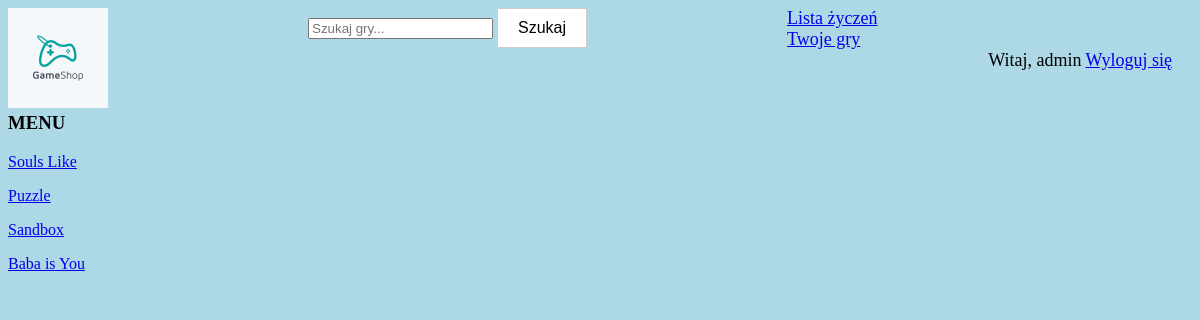
Before: /gatunek/3/ (signed in) with the older database file.
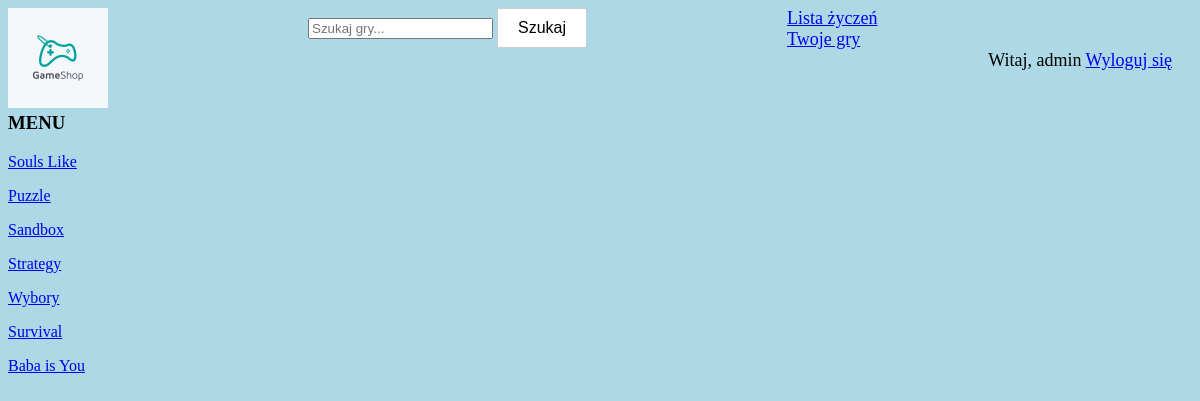
After: the same page with the newer database file.
### Gry/models.py (models this page shows, shortened)
class Gatunek(models.Model):
    nazwa = models.CharField(max_length=100)
    class Meta:
        verbose_name = "Gatunek"
        verbose_name_plural = "Gatunki"

class Gry(models.Model):
    nazwa = models.CharField(max_length=100)
    opis = models.TextField(blank=True)
    cena = models.DecimalField(max_digits=12, decimal_places=2)
    producent = models.ForeignKey(Producent, on_delete=models.CASCADE, null=True)
    gatunek = models.ForeignKey(Gatunek, on_delete=models.CASCADE, null=True)
    zdjecie = models.ImageField(upload_to='', default='temp.jfif')
    class Meta:
        verbose_name = "Gra"
        verbose_name_plural = "Gry"

### Gry/views.py (the view)
# urls.py: path('gatunek/<id>/', gatunek, name='gatunek'),
@login_required(login_url='login')
def gatunek(request, id):
    gatunek_user = Gatunek.objects.get(pk=id)
    gatunek_gra = Gry.objects.filter(gatunek=gatunek_user)
    gatunki = Gatunek.objects.all()
    dane = {'gatunek_user': gatunek_user,
            'gatunek_gra': gatunek_gra,
            'gatunki': gatunki}
    return render(request, 'gatunek_gra.html', dane)

### Gry/templates/gatunek_gra.html (shortened to what this page needs)
    {% extends 'szablon.html' %}
    {% block gra %}
      {% if gatunek_gra %}
        {% for gra in gatunek_gra %}
        <p><a href="/gra/{{ gra.id }}"> {{ gra.nazwa }}</a></p>
        {% endfor %}
      {% endif %}
    {% endblock gra %}

### Gry/templates/szablon.html (shortened to what this page needs)
<!DOCTYPE html>
<html lang="pl">
{% load static %}
<link rel="stylesheet" href="{% static 'style.css' %}">
<head>
</head>
<body>
<div class="header">
    <div class="h_component"><img src="{% static 'logo.jpg' %}" width="100" height=100"></div>
    <div class="h_component">
        <form action="{% url 'search'%}" method="get">
            <input type="text" name="q" placeholder="Szukaj gry...">
            <button type="submit">Szukaj</button>
        </form>
    </div>
    <div class="h_component">
    <span id="wishlist-msg">
        <a href="{% url 'my_wish_games' %}">Lista życzeń</a>
    </span>
    </div>
    <div class="h_component">
    <span id="games-msg">
        <a href="{% url 'my_games' %}">Twoje gry</a>
    </span>
    </div>
    <span id="hello-msg">
        Witaj, {{request.user}}
        <a href="{% url 'logout' %}">Wyloguj się</a>
    </span>
</div>
<div style="clear:both">
    <h3> MENU </h3>
    {% for gat in gatunki %}
    <p><a href="/gatunek/{{ gat.id }}"> {{ gat.nazwa }}</a></p>
    {% endfor %}
</div>
<div>
    {% block gra %} {% endblock gra %}
</div>
</body>
</html>

### Gry/static/style.css (style rules this page uses)
body { background-color: lightblue; color: black; font-family: verdana; }
.h_component { float: left; padding-right: 200px; }
#hello-msg { float: right; font-size: 18px; padding-right: 20px; }
#games-msg { float: right; font-size: 18px; padding-right: 20px; }
#wishlist-msg { float: right; font-size: 18px; padding-right: 20px; }
button { background-color: #ffffff; border: 1px solid #cccccc; padding: 10px 20px; font-size: 16px; cursor: pointer; }

Changed rows visible on the page:
added Gatunek: nazwa "Strategy"
added Gatunek: nazwa "Wybory"
added Gatunek: nazwa "Survival"
